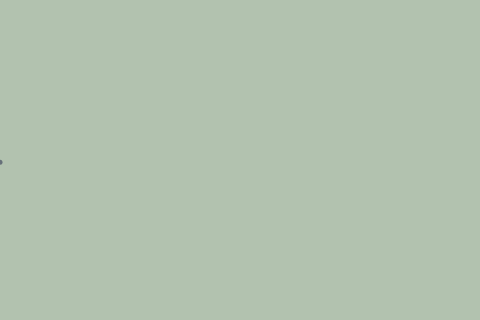
Frame 1 (no input)
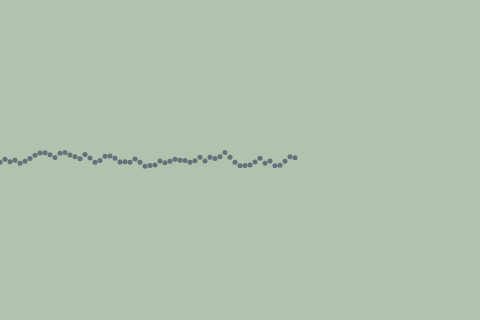
Frame 60 (no input)
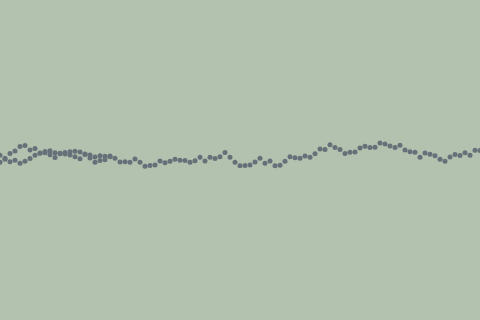
Frame 120 (the mouse pressed at the canvas centre since frame 60)

The p5.js sketch that drew these frames (run headless with seeded random() and noise() and a simulated clock; from frame 60 on, the mouse is pressed at the canvas centre):

// p5.js sketch
// ── sketch.js
//A simple Wiener process, or Brownian Motion
// https://en.wikipedia.org/wiki/Wiener_process

//set defaults
//left side of screen
let x = 0;
//half height
let y = 32;

//Set LCD screen colors
let backColor = [178,194,175];
let foreColor = [102,112,121];

//Makes the box bigger so you can see
let screenScale = 5


function setup() {
  //TI82 screen resoltion is 96x64
  createCanvas(96 * screenScale, 64 * screenScale);
  
  //Use LCD screen colors
  background(backColor);
  stroke(foreColor);
  
  //Scales the line width with the screen size
  strokeWeight(1 * screenScale);
  
  frameRate(40);
}


function draw() {
  //random step up, down, or stay the same
  y += random(2)-1
  
  //draws the point accounting for screen scale
  point(x * screenScale, y * screenScale);
  
  //increment x
  x+=1;
  if(x>96){
    //comment the next line out to stop restarting at center
    y = 32; 
    x = 0;
  }
}
